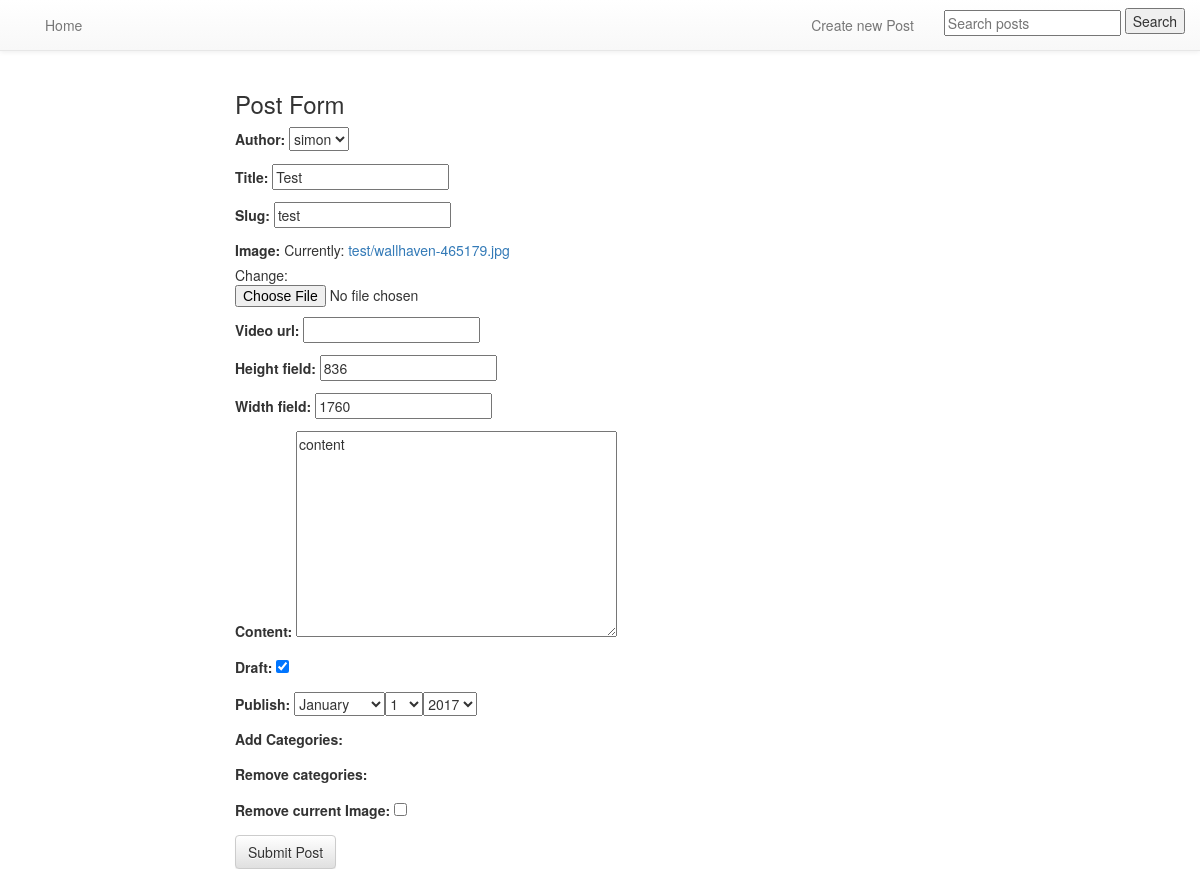
/posts/test/edit/ (signed in), run on an earlier commit of the app's database.
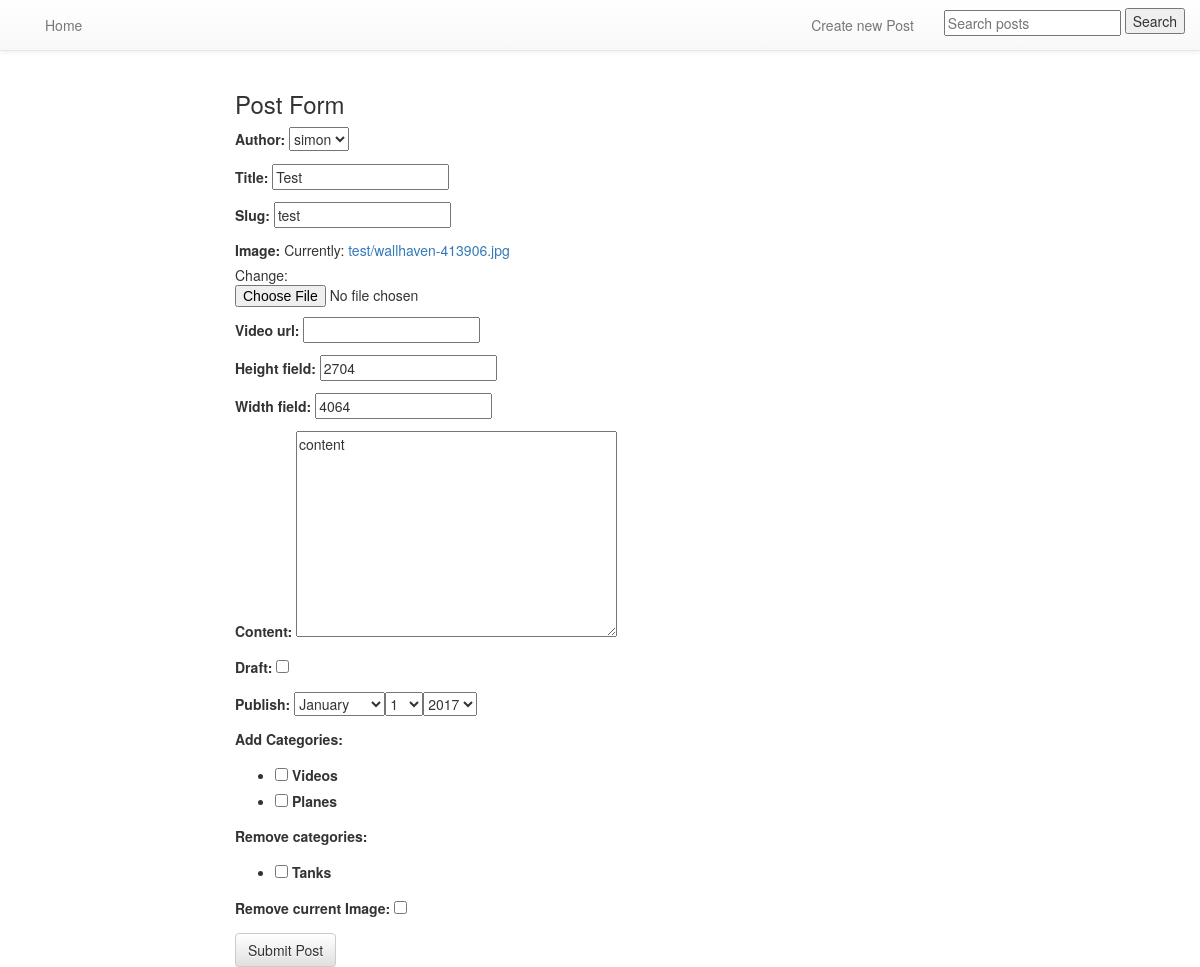
And on a later commit of the database.
### posts/models.py (models this page shows, shortened)
class Post(models.Model):
    author = models.ForeignKey(settings.AUTH_USER_MODEL, default=1)
    title = models.CharField(max_length=120)
    slug = models.SlugField(unique=True)
    image = models.ImageField(upload_to=upload_location, null=True, blank=True, width_field="width_field", height_field="height_field")
    video_url = EmbedVideoField(null=True, blank=True)  # same like models.URLField()
    height_field = models.IntegerField(default=0, null=True, blank=True,)
    width_field = models.IntegerField(default=0, null=True, blank=True,)
    content = models.TextField()
    draft = models.BooleanField(default=False)
    publish = models.DateField(auto_now=False, auto_now_add=False)
    updated = models.DateTimeField(auto_now=True, auto_now_add=False)
    timestamp = models.DateTimeField(auto_now=False, auto_now_add=True)
    categories = models.ManyToManyField(Category, blank=True, null=True, through='CategoryToPost')
    objects = PostManager()
    class Meta:
        ordering = ["-timestamp", "-updated"]

class Category(models.Model):
    title = models.CharField(max_length=120)
    slug = models.SlugField(unique=True)
    def __str__(self):
        return self.title
    class Meta:
        verbose_name_plural = "Categories"

### posts/views.py (the view, shortened to what this page needs)
# urls.py: url(r'^(?P<slug>[\w-]+)/edit/$', post_update, name='update'),
def post_update(request, slug):
    if not request.user.is_staff or not request.user.is_superuser:
        raise Http404
    instance = get_object_or_404(Post, slug=slug)
    form = UpdateForm(request.POST or None, request.FILES or None, instance=instance)
    dest = "{0}/{1}".format(settings.MEDIA_ROOT, instance.slug)
    context = {
        "title": "Detail",
        "instance": instance,
        "form": form,
    }
    return render(request, "post_form.html", context)

### templates/post_form.html
{% extends 'base.html' %}
{% block content %}
<div class="col-sm-8 col-sm-offset-2">
    <h3>Post Form</h3>
    <form method="POST" action="" enctype="multipart/form-data">{% csrf_token %}
        {{ form.as_p }}
        <input type="submit" class="btn btn-default" value="Submit Post" />
    </form>
</div>
{% endblock content %}

### templates/base.html (shortened to what this page needs)
{% load staticfiles %}
<!DOCTYPE html>
<html>
<head>
<link rel="stylesheet" href="https://maxcdn.bootstrapcdn.com/bootstrap/3.3.7/css/bootstrap.min.css">
<link rel="stylesheet" href="https://maxcdn.bootstrapcdn.com/bootstrap/3.3.7/css/bootstrap-theme.min.css">
<link rel="stylesheet" href="{% static 'css/main.css' %}" />
</head>
<body>
{% include 'navigation.html' %}
<div class="container">
    {% block content %}
    {% endblock content %}
</div>
</body>
</html>

### templates/navigation.html (shortened to what this page needs)
{% load staticfiles %}
<nav class="navbar navbar-default navbar-static-top">
    <div class="container">
        <div id="navbar" class="navbar-collapse collapse">
            <ul class="nav navbar-nav">
                <li><a href="{% url 'posts:list' %}">Home</a></li>
            </ul>
            <ul class="nav navbar-nav navbar-right">
                {% if request.user.is_authenticated %}
                    <li><a href="{% url 'posts:create' %}">Create new Post</a></li>
                {% endif %}
                <form class='navbar-form navbar-right' method='GET' >
                    <div class='form-group'>
                        <input type="text" name="q" placeholder="Search posts" value="{{ request.GET.q }}" />
                    </div>
                    <input type="submit" value="Search" />
                </form>
            </ul>
        </div>
    </div>
</nav>

What changed in the data, as far as the page shows it:
changed Post "simon": height_field "836" → "2704"; width_field "1760" → "4064"; draft "☑" → "☐"
Also different on the page:
form field categories: (not shown) → "☐ ☐"
form field rm_categories: (not shown) → "☐"
text no longer shown: "Author: Title: Slug: Image: Currently: test/wallhaven-465179.jpg Change: Video url: Height field: Width field: Content: Draft: Publish: Add Categories: Remove categories: Remove current Image:"
text now shown: "Author: Title: Slug: Image: Currently: test/wallhaven-413906.jpg Change: Video url: Height field: Width field: Content: Draft: Publish: Add Categories: Videos Planes Remove categories: Tanks Remove current Image:"
